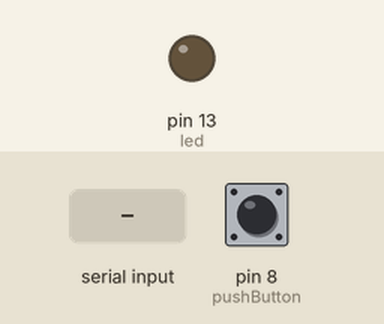
Bench run of a sketch on a simulated Arduino Uno, built with avr-gcc and run on an emulated ATmega328P. Shown: output pins drawn as LEDs (lit = HIGH). The inputs (shaded band) are chosen by the test bench; at power-on: pin 8 (pushButton) LOW. What the sketch prints to the serial monitor is not drawn.

Above: at 1.2 s.
1.3 s: byte 1 (1) received over Serial
At 2.5 s:
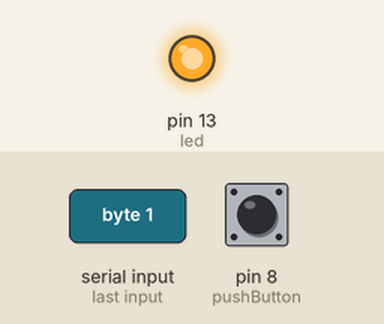
2.8 s: pin 8 (pushButton) pulled HIGH for 0.15 s
4.5 s: pin 8 (pushButton) pulled HIGH for 1 s
7.0 s: pin 8 (pushButton) driven HIGH
10.0 s: pin 8 (pushButton) driven LOW
13.0 s: pin 8 (pushButton) pulsed HIGH 2 times (0.12 s each, 0.3 s apart)
Timing chart, 0 to 16.0 s (numbered marks = the images above; inputs shaded):
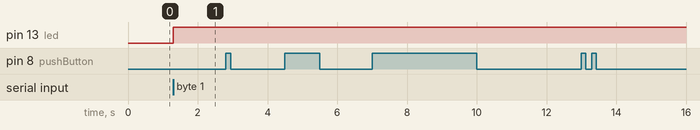

Measured:
- after the input at 1.3 s, pin 13 (led): LOW → HIGH at once
- after the input at 2.8 s, every drawn part: stays the same
- after the input at 4.5 s, every drawn part: stays the same
- after the input at 7.0 s, every drawn part: stays the same
- after the input at 10.0 s, every drawn part: stays the same
- after the input at 13.0 s, every drawn part: stays the same

The sketch:

1B_ard2.ino
```cpp
int pushButton=8;
int led=13;
int btn;
void setup() {
  // put your setup code here, to run once:
  Serial.begin(9600);
  pinMode(led,OUTPUT);
}

void loop() {
  // put your main code here, to run repeatedly:
  trima();
  kirim();
}
void trima(){
    while(Serial.available()){
    btn=Serial.read();
    if(btn==0){
      digitalWrite(led,LOW);
    }
    if(btn==1){
      digitalWrite(led,HIGH);
    }
  }
}
void kirim(){
  int kondisiButton=digitalRead(pushButton);
  Serial.write(kondisiButton);
}
```
